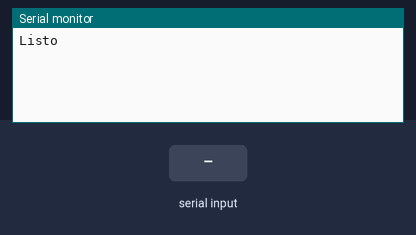
Recording of a sketch running on a simulated Arduino Uno, built with avr-gcc and run on an emulated ATmega328P. Shown: the last lines printed to the serial monitor. The test bench sets the inputs (shaded band).

Above: at 1.2 s.
1.3 s: "1" received over the second serial link
At 2.3 s:
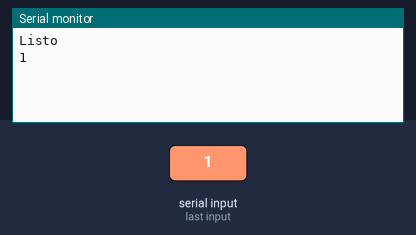
2.8 s: "0" received over the second serial link
At 3.5 s:
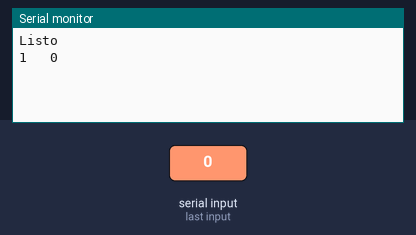

Measured:
- after the input at 1.3 s, the serial monitor: prints a new line at once (image 1)
- after the input at 2.8 s, the serial monitor: prints a new line at once (image 2)

The sketch:

pruebaBT-Arduino.ino
```cpp
#include <SoftwareSerial.h>
SoftwareSerial miBT(10, 11);

void setup()
{
  Serial.begin(9600);
  Serial.println("Listo");
  miBT.begin(9600);
}

void loop()
{
  if (miBT.available())
  {
    Serial.write(miBT.read());
    Serial.write("   ");
  }
  if(Serial.available())
  {
    miBT.write(Serial.read());
  }
}
```
